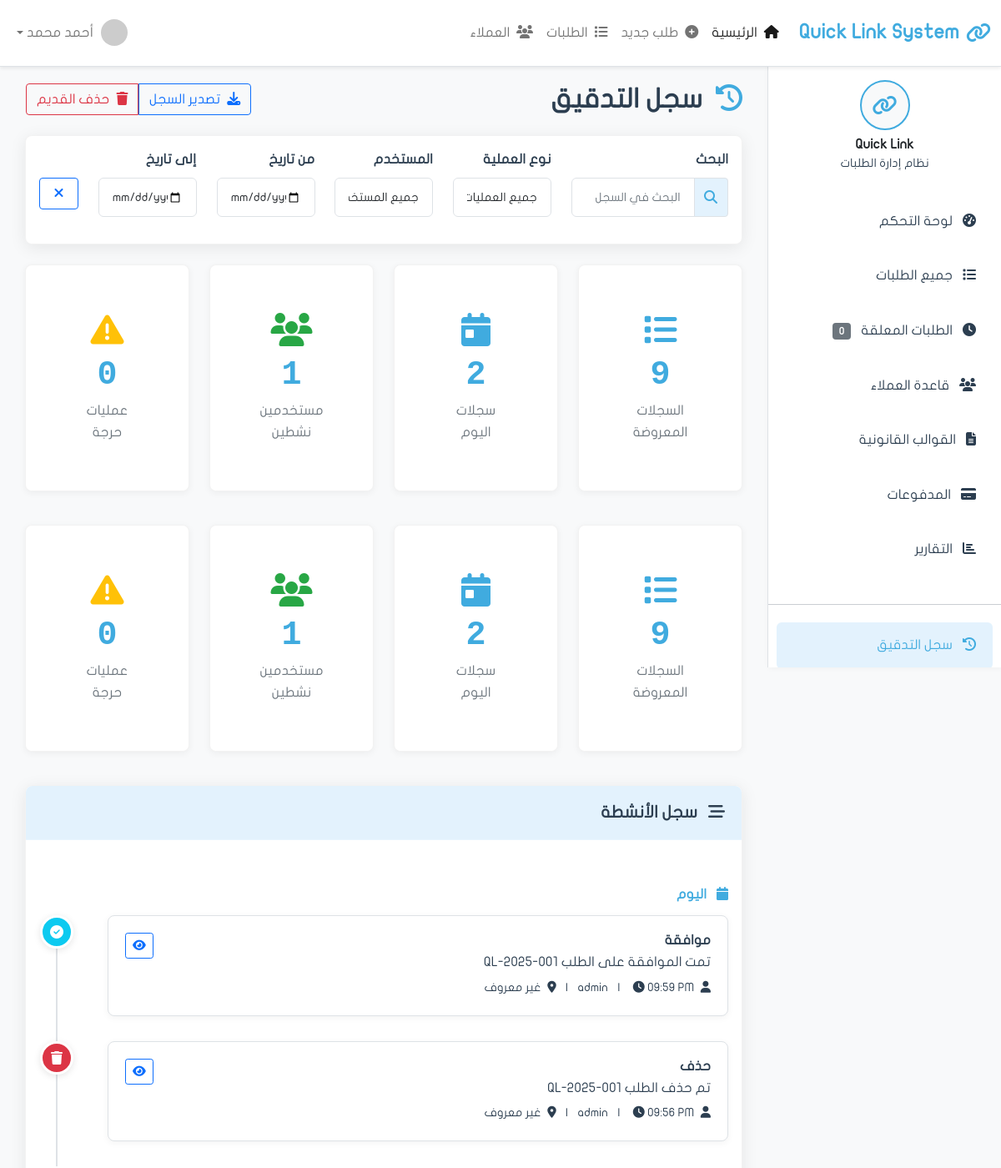
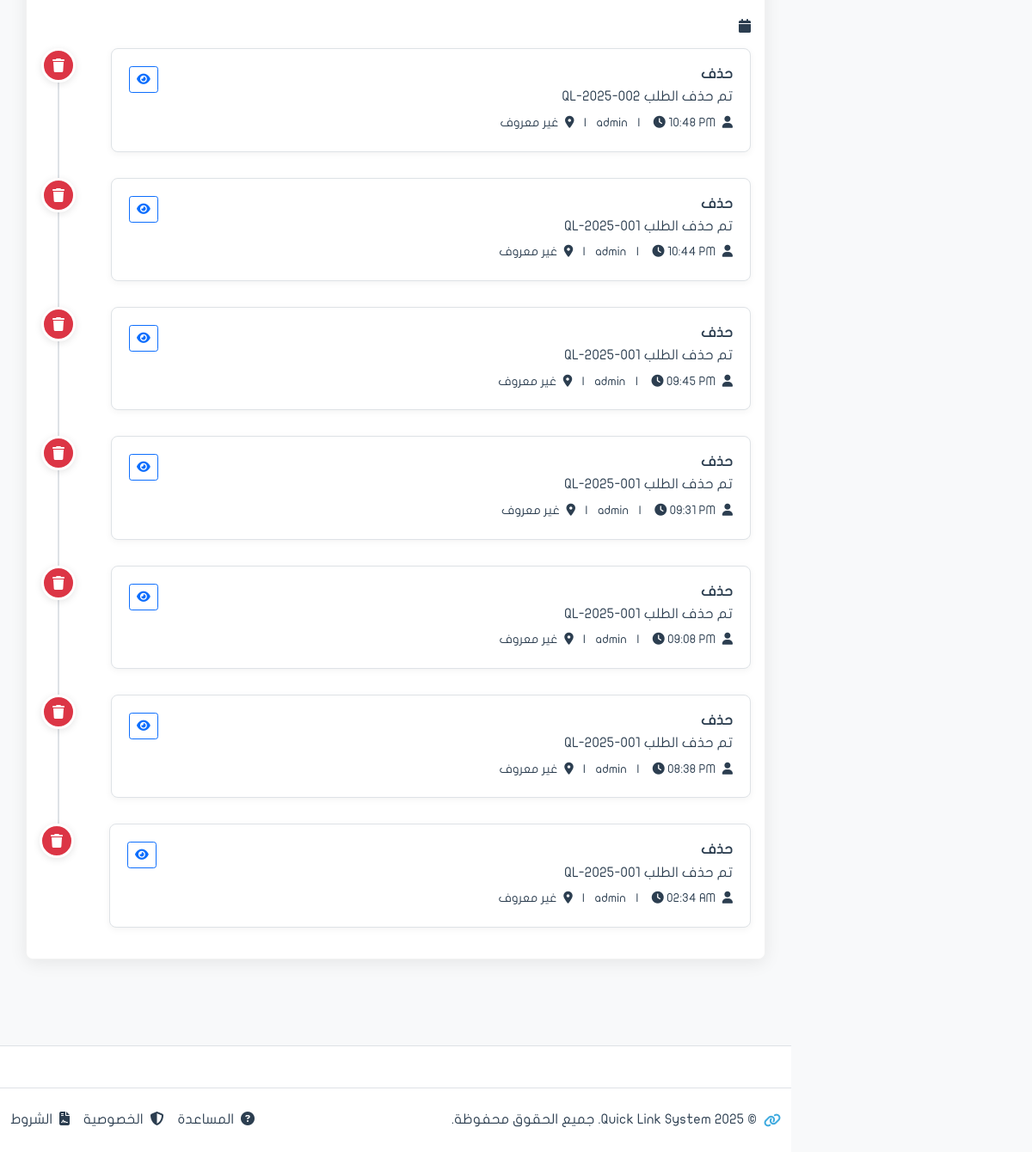
/audit/, run on the app's committed database (2 pictures, top to bottom).
### apps/audit/models.py (models this page shows, shortened)
class AuditLog(models.Model):
    action = models.CharField('العملية', max_length=50, choices=[
        ('create', 'إنشاء'),
        ('update', 'تعديل'),
        ('delete', 'حذف'),
        ('view', 'عرض'),
        ('approve', 'موافقة'),
        ('reject', 'رفض'),
        ('payment', 'دفع'),
        ('login', 'تسجيل دخول'),
        ('logout', 'تسجيل خروج'),
        ('export', 'تصدير'),
        ('print', 'طباعة'),
        ('restore', 'استعادة'),
    ])
    model_name = models.CharField('نوع الكيان', max_length=100)
    object_id = models.IntegerField('معرف الكيان', null=True, blank=True)
    object_repr = models.CharField('تمثيل الكيان', max_length=200)
    user = models.ForeignKey(
        'auth.User',
        on_delete=models.SET_NULL,
        null=True,
        verbose_name='المستخدم'
    )
    description = models.TextField('الوصف')
    old_values = models.JSONField('القيم القديمة', null=True, blank=True)
    new_values = models.JSONField('القيم الجديدة', null=True, blank=True)
    changes = models.JSONField('التغييرات', null=True, blank=True)
    ip_address = models.GenericIPAddressField('عنوان IP', null=True, blank=True)
    user_agent = models.TextField('User Agent', blank=True)
    session_key = models.CharField('Session Key', max_length=100, blank=True)
    severity = models.CharField('الأهمية', max_length=20, choices=[
        ('low', 'منخفضة'),
        ('medium', 'متوسطة'),
        ('high', 'عالية'),
        ('critical', 'حرجة'),
    ], default='medium')
    timestamp = models.DateTimeField('الوقت', auto_now_add=True)
    class Meta:
        verbose_name = 'سجل تدقيق'
        verbose_name_plural = 'سجلات التدقيق'
        ordering = ['-timestamp']
        indexes = [
            models.Index(fields=['model_name', 'object_id']),
            models.Index(fields=['user']),
            models.Index(fields=['timestamp']),
            models.Index(fields=['action']),
        ]

### apps/audit/views.py (the view)
# urls.py: path('', views.trail, name='trail'),
def trail(request):
    action_filter = request.GET.get('action')
    user_filter = request.GET.get('user')
    model_filter = request.GET.get('model')
    logs = AuditLog.objects.select_related('user')
    if action_filter:
        logs = logs.filter(action=action_filter)
    if user_filter:
        logs = logs.filter(user_id=user_filter)
    if model_filter:
        logs = logs.filter(model_name=model_filter)
    logs = logs.order_by('-timestamp')[:100]  # آخر 100 عملية
    today_logs_count = AuditLog.objects.filter(timestamp__date=date.today()).count()
    active_users_count = User.objects.filter(is_active=True).count()
    critical_logs_count = AuditLog.objects.filter(severity='critical').count()
    context = {
        'page_title': 'سجل التدقيق',
        'logs': logs,
        'today_logs_count': today_logs_count,
        'active_users_count': active_users_count,
        'critical_logs_count': critical_logs_count,
    }
    return render(request, 'audit/trail.html', context)

### apps/audit/templates/audit/trail.html (shortened to what this page needs)
{% extends 'base.html' %}
{% load static %}
{% block content %}
            <div class="d-flex justify-content-between align-items-center mb-4">
                <h2 class="mb-0">
                    <i class="fas fa-history me-2 text-info"></i>
                    سجل التدقيق
                </h2>
                <div class="btn-group">
                    <button class="btn btn-outline-primary" onclick="exportAuditLog()">
                        <i class="fas fa-download me-1"></i>
                        تصدير السجل
                    </button>
                    <button class="btn btn-outline-danger" onclick="clearOldLogs()">
                        <i class="fas fa-trash me-1"></i>
                        حذف القديم
                    </button>
                </div>
            </div>
            <div class="card shadow-custom mb-4">
                <div class="card-body">
                    <div class="row">
                        <div class="col-md-3 mb-3">
                            <label class="form-label">البحث</label>
                            <div class="input-group">
                                <span class="input-group-text">
                                    <i class="fas fa-search"></i>
                                </span>
                                <input type="text" class="form-control" placeholder="البحث في السجل" id="auditSearchInput">
                            </div>
                        </div>
                        <div class="col-md-2 mb-3">
                            <label class="form-label">نوع العملية</label>
                            <select class="form-control" id="actionTypeFilter">
                                <option value="all">جميع العمليات</option>
                            </select>
                        </div>
                        <div class="col-md-2 mb-3">
                            <label class="form-label">المستخدم</label>
                            <select class="form-control" id="userFilter">
                                <option value="all">جميع المستخدمين</option>
                            </select>
                        </div>
                        <div class="col-md-2 mb-3">
                            <label class="form-label">من تاريخ</label>
                            <input type="date" class="form-control" id="auditStartDate">
                        </div>
                        <div class="col-md-2 mb-3">
                            <label class="form-label">إلى تاريخ</label>
                            <input type="date" class="form-control" id="auditEndDate">
                        </div>
                        <div class="col-md-1 mb-3">
                            <label class="form-label">&nbsp;</label>
                            <div class="d-grid">
                                <button class="btn btn-outline-primary" onclick="clearAuditFilters()">
                                    <i class="fas fa-times"></i>
                                </button>
                            </div>
                        </div>
                    </div>
                </div>
            </div>
            <div class="row mb-4">
                <div class="col-xl-3 col-md-6 mb-3">
                    <div class="card stats-card">
                        <div class="card-body text-center">
                            <i class="fas fa-list icon-large text-info"></i>
                            <div class="stats-number">{{ logs|length }}</div>
                            <div class="stats-label">السجلات المعروضة</div>
                        </div>
                    </div>
                </div>
                <div class="col-xl-3 col-md-6 mb-3">
                    <div class="card stats-card">
                        <div class="card-body text-center">
                            <i class="fas fa-calendar-day icon-large text-primary"></i>
                            <div class="stats-number">{{ today_logs_count|default:0 }}</div>
                            <div class="stats-label">سجلات اليوم</div>
                        </div>
                    </div>
                </div>
                <div class="col-xl-3 col-md-6 mb-3">
                    <div class="card stats-card">
                        <div class="card-body text-center">
                            <i class="fas fa-users icon-large text-success"></i>
                            <div class="stats-number">{{ active_users_count|default:0 }}</div>
                            <div class="stats-label">مستخدمين نشطين</div>
                        </div>
                    </div>
                </div>
                <div class="col-xl-3 col-md-6 mb-3">
                    <div class="card stats-card">
                        <div class="card-body text-center">
                            <i class="fas fa-exclamation-triangle icon-large text-warning"></i>
                            <div class="stats-number">{{ critical_logs_count|default:0 }}</div>
                            <div class="stats-label">عمليات حرجة</div>
                        </div>
                    </div>
                </div>
            </div>
            <div class="row mb-4">
                <div class="col-xl-3 col-md-6 mb-3">
                    <div class="card stats-card">
                        <div class="card-body text-center">
                            <i class="fas fa-list icon-large text-info"></i>
                            <div class="stats-number">{{ logs.count }}</div>
                            <div class="stats-label">السجلات المعروضة</div>
                        </div>
                    </div>
                </div>
                <div class="col-xl-3 col-md-6 mb-3">
                    <div class="card stats-card">
                        <div class="card-body text-center">
                            <i class="fas fa-calendar-day icon-large text-primary"></i>
                            <div class="stats-number">{{ today_logs_count|default:0 }}</div>
                            <div class="stats-label">سجلات اليوم</div>
                        </div>
                    </div>
                </div>
                <div class="col-xl-3 col-md-6 mb-3">
                    <div class="card stats-card">
                        <div class="card-body text-center">
                            <i class="fas fa-users icon-large text-success"></i>
                            <div class="stats-number">{{ active_users_count|default:0 }}</div>
                            <div class="stats-label">مستخدمين نشطين</div>
                        </div>
                    </div>
                </div>
                <div class="col-xl-3 col-md-6 mb-3">
                    <div class="card stats-card">
                        <div class="card-body text-center">
                            <i class="fas fa-exclamation-triangle icon-large text-warning"></i>
                            <div class="stats-number">{{ critical_logs_count|default:0 }}</div>
                            <div class="stats-label">عمليات حرجة</div>
                        </div>
                    </div>
                </div>
            </div>
            <div class="card shadow-custom">
                <div class="card-header">
                    <h5 class="mb-0">
                        <i class="fas fa-stream me-2"></i>
                        سجل الأنشطة
                    </h5>
                </div>
                <div class="card-body">
                    <div class="audit-timeline">
                        {% if logs %}
                            {% regroup logs by timestamp|date:"Y-m-d" as logs_by_date %}
                            {% for date_group in logs_by_date %}
                                <div class="timeline-date {% if not forloop.first %}mt-4{% endif %}">
                                    <h6 class="{% if forloop.first %}text-primary{% else %}text-muted{% endif %}">
                                        <i class="fas fa-calendar me-2"></i>
                                        {% if forloop.first %}اليوم{% else %}{{ date_group.grouper|date:"d F Y" }}{% endif %}
                                    </h6>
                                </div>
                                {% for log in date_group.list %}
                                <div class="timeline-item">
                                    <div class="timeline-marker
                                        {% if log.action == 'create' %}bg-success
                                        {% elif log.action == 'update' %}bg-warning
                                        {% elif log.action == 'delete' %}bg-danger
                                        {% elif log.action == 'login' %}bg-primary
                                        {% elif log.action == 'approve' %}bg-info
                                        {% else %}bg-secondary{% endif %}">
                                        <i class="fas
                                            {% if log.action == 'create' %}fa-plus
                                            {% elif log.action == 'update' %}fa-edit
                                            {% elif log.action == 'delete' %}fa-trash
                                            {% elif log.action == 'login' %}fa-sign-in-alt
                                            {% elif log.action == 'logout' %}fa-sign-out-alt
                                            {% elif log.action == 'approve' %}fa-check-circle
                                            {% else %}fa-info{% endif %}"></i>
                                    </div>
                                    <div class="timeline-content">
                                        <div class="d-flex justify-content-between align-items-start">
                                            <div>
                                                <h6 class="mb-1 {% if log.severity == 'critical' %}text-danger{% endif %}">
                                                    {{ log.get_action_display }}
                                                </h6>
                                                <p class="text-muted mb-1">{{ log.description }}</p>
                                                <small class="text-muted">
                                                    <i class="fas fa-user me-1"></i>
                                                    {{ log.user.get_full_name|default:log.user.username|default:"نظام" }}
                                                    <span class="mx-2">|</span>
                                                    <i class="fas fa-clock me-1"></i>
                                                    <span class="mx-2">|</span>
                                                    <i class="fas fa-map-marker-alt me-1"></i>
                                                    {{ log.ip_address|default:"غير معروف" }}
                                                </small>
                                            </div>
                                            <button class="btn btn-sm btn-outline-primary" onclick="viewAuditDetails({{ log.id }})">
                                                <i class="fas fa-eye"></i>
                                            </button>
                                        </div>
                                    </div>
                                </div>
                                {% endfor %}
                            {% endfor %}
                        {% else %}
                            <div class="text-center text-muted py-5">
                                <i class="fas fa-inbox fa-3x mb-3"></i>
                                <p>لا يوجد سجلات حتى الآن</p>
                            </div>
                        {% endif %}
                    </div>
                </div>
            </div>
{% endblock content %}

### data on the page
AuditLog: action "موافقة", description "تمت الموافقة على الطلب QL-2025-001", user.get_full_name "admin", ip_address "غير معروف"
AuditLog: action "حذف", description "تم حذف الطلب QL-2025-001", user.get_full_name "admin", ip_address "غير معروف"
AuditLog: action "حذف", description "تم حذف الطلب QL-2025-002", user.get_full_name "admin", ip_address "غير معروف"
AuditLog: action "حذف", description "تم حذف الطلب QL-2025-001", user.get_full_name "admin", ip_address "غير معروف"
AuditLog: action "حذف", description "تم حذف الطلب QL-2025-001", user.get_full_name "admin", ip_address "غير معروف"
AuditLog: action "حذف", description "تم حذف الطلب QL-2025-001", user.get_full_name "admin", ip_address "غير معروف"
AuditLog: action "حذف", description "تم حذف الطلب QL-2025-001", user.get_full_name "admin", ip_address "غير معروف"
AuditLog: action "حذف", description "تم حذف الطلب QL-2025-001", user.get_full_name "admin", ip_address "غير معروف"
AuditLog: action "حذف", description "تم حذف الطلب QL-2025-001", user.get_full_name "admin", ip_address "غير معروف"

### other printed values
{{ logs|length }} "9"
{{ today_logs_count|default:0 }} "2"
{{ active_users_count|default:0 }} "1"
{{ critical_logs_count|default:0 }} "0"
{{ logs.count }} "9"
